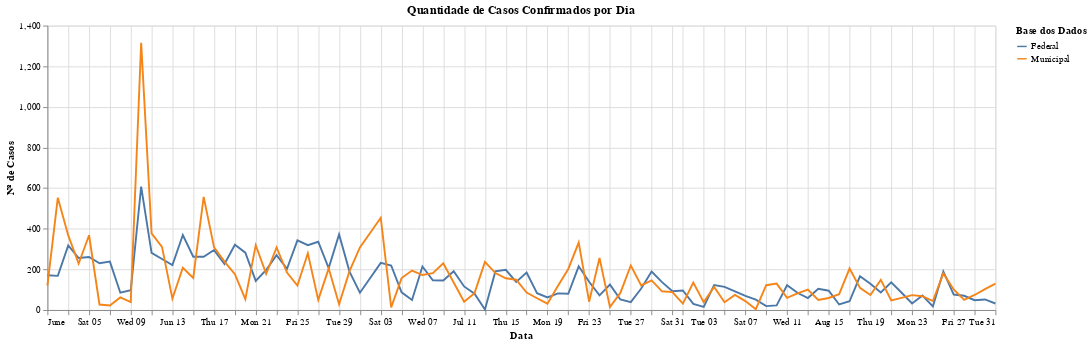

Notebook code cell kept with this figure:
### Markdown cell above
### Casos Confirmados por Dia

### Code cell
criar_mark_line(casosPorDia, 'Quantidade de Casos Confirmados por Dia', 1000, False)

### Figure 1 — Vega-Lite specification as saved in the notebook (floating-point values rounded to 4 significant figures; data arrays with more than 128 entries replaced by an {"elided": "..."} marker saying what was removed)
{"config": {"view": {"continuousWidth": 400, "continuousHeight": 300}}, "data": {"name": "data-6bf22a8cdf2232c3d038a07089ee5268"}, "mark": {"type": "line", "point": false}, "encoding": {"color": {"type": "nominal", "field": "fonte_dados", "title": "Base dos Dados"}, "x": {"type": "temporal", "field": "data", "title": "Data"}, "y": {"type": "quantitative", "field": "casos_por_dia", "title": "Nº de Casos"}}, "title": "Quantidade de Casos Confirmados por Dia", "width": 1000, "$schema": "https://vega.github.io/schema/vega-lite/v4.8.1.json", "datasets": {"data-6bf22a8cdf2232c3d038a07089ee5268": {"elided": "182 records"}}}
